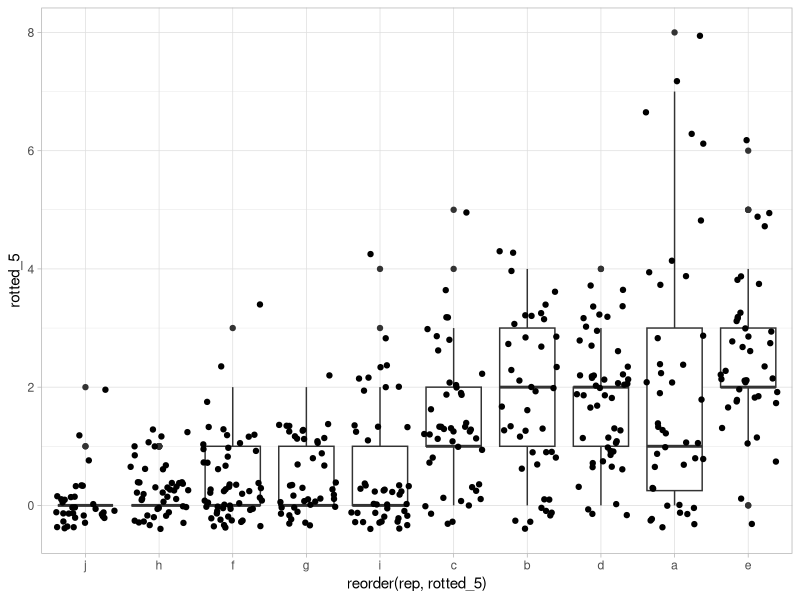

The R script that drew this image: (Note: this script raises an error after producing the figure.)
## ---- chunk 1
knitr::opts_chunk$set(echo = TRUE)
## ---- chunk 2
library(here)
library(tidyverse)
theme_set(theme_light())
## ---- chunk 3
# aggressiveness seed assays
seed_soybean <- read_csv(here("output", "clean_data", "01_seed-aggressiveness-soybean_clean-data.csv"))
seed_corn <- read_csv(here("output", "clean_data", "01_seed-aggressiveness-corn_clean-data.csv"))
# aggressiveness seedling assays
seedling_soybean_agar <- read_csv(here("output", "clean_data", "01_seedling-aggressiveness-soybean-agar_clean-data.csv"))
seedling_soybean_millet <- read_csv(here("output", "clean_data", "01_seedling-aggressiveness-soybean-millet_clean-data.csv"))
# effect of media on pythium growth 
media_soybean <- read_csv(here("output", "clean_data", "01_media-effect-pythium-aggressiveness.csv"))
# fungicide sensitivity
fungicide <- read_csv(here("output", "clean_data", "01-fungicide-sensitivty_clean-data.csv"))

## ---- chunk 4
seed_soybean %>% 
  ggplot(aes(x = reorder(rep, rotted_5), y = rotted_5)) +
  geom_boxplot() + 
  geom_jitter() 
  facet_wrap(vars(rep)) +
  coord_flip()
## ---- chunk 5
# check controls across reps
seed_soybean %>% 
  filter(isolate_id %in% c("PDA control", "Pu control", "Pi control")) %>% 
  ggplot(aes(x = reorder(species, rotted_5), y = rotted_5)) +
  geom_boxplot() + 
  geom_jitter() +
  facet_wrap(vars(rep)) +
  coord_flip()

seed_soybean %>% 
  filter(isolate_id %in% c("PDA control", "Pu control", "Pi control")) %>% 
  ggplot(aes(x = reorder(species, colonized_5), y = colonized_5, color =  species)) +
  geom_jitter() +
  facet_wrap(vars(rep)) 

seed_soybean %>% 
  filter(isolate_id %in% c("PDA control", "Pu control", "Pi control")) %>% 
  ggplot(aes(x = reorder(species, colonized_10), y = colonized_10, color =  species)) +
  geom_jitter() +
  facet_wrap(vars(rep)) 

seed_soybean %>% 
  filter(isolate_id %in% c("PDA control", "Pu control", "Pi control")) %>% 
  ggplot(aes(x = reorder(species, germination_10), y = germination_10, color =  species)) +
  geom_jitter() +
  facet_wrap(vars(rep)) 
## ---- chunk 6
seed_soybean %>% 
  filter(!is.na(germination_10)) %>% 
  ggplot(aes(x = reorder(species, germination_10), y = germination_10)) +
  geom_boxplot() + 
  geom_jitter (alpha = 0.2) +
  coord_flip() +
  facet_wrap(vars(experiment), scales = "free_x") 

seed_soybean %>% 
  filter(!is.na(colonized_5)) %>% 
  ggplot(aes(x = reorder(species, colonized_5), y = colonized_5)) +
  geom_boxplot() + 
  geom_jitter (alpha = 0.2) +
  coord_flip()

seed_soybean %>% 
  filter(!is.na(colonized_10)) %>% 
  ggplot(aes(x = reorder(species, colonized_10), y = colonized_10))+
  geom_boxplot() + 
  geom_jitter (alpha = 0.2) +
  coord_flip() # more differences observed at 10 days

seed_soybean %>% 
  filter(!is.na(rotted_5)) %>% 
  ggplot(aes(x = reorder(species, rotted_5), y = rotted_5)) +
  geom_boxplot() + 
  geom_jitter (alpha = 0.2) +
  coord_flip() # not that informative, probably drop variable
## ---- chunk 7
# focus on day 10 observations
# filter the most aggressive species, no difference it seems
most_agg_species <- c("Pythium ultimum var. ultimum", "Pythium ultimum var. sporangiiferum", 
                       "Pythium aphanidermatum", "Pu control", "Pi control", "Pythium irregulare")

seed_soybean %>% 
  filter(!is.na(colonized_5), 
         species %in% most_agg_species) %>% 
  ggplot(aes(x = reorder(plate_id, colonized_5), y = colonized_5, color = species)) +
  geom_point(stat = "summary") +
  geom_errorbar(stat="summary", fun.data="mean_se", fun.args = list(mult = 1.96), width = 0.2) # no difference at 5 days

seed_soybean %>% 
  filter(!is.na(germination_10), 
         !species %in% most_agg_species) %>% 
  ggplot(aes(x = reorder(plate_id, germination_10), y = germination_10, color = species)) +
  geom_point(stat = "summary") +
  geom_errorbar(stat="summary", fun.data="mean_se", fun.args = list(mult = 1.96), width = 0.2)


seed_soybean %>% 
  filter(!is.na(colonized_10), 
         !species %in% most_agg_species) %>% 
  ggplot(aes(x = reorder(plate_id, colonized_10), y = colonized_10, color = species)) +
  geom_point(stat = "summary") 
## ---- chunk 8
seed_corn %>% 
  filter(isolate_id == "control") %>% 
  ggplot(aes(x = reorder(species, germination_5), y = germination_5)) +
  geom_boxplot() +
  geom_jitter() +
  facet_wrap(vars(run))

seed_soybean %>% 
  filter(isolate_id == "control") %>% 
  ggplot(aes(x = reorder(species, colonized_5), y = colonized_5)) +
  geom_boxplot() +
  geom_jitter() +
  facet_wrap(vars(rep))

seed_corn %>% 
  mutate(dry_weight_g = dry_weight_bag_g - bag_weight_g) %>% 
  filter(isolate_id == "control") %>% 
  ggplot(aes(x = reorder(species, dry_weight_g), y = dry_weight_g)) +
  geom_boxplot() +
  geom_jitter() +
  facet_wrap(vars(rep))
## ---- chunk 9
# distributions
seed_corn %>% 
  ggplot(aes(y = germination_5)) +
  geom_histogram()
  
seed_corn %>% 
  ggplot(aes(y = colonized_5)) +
  geom_histogram()
  
seed_corn %>% 
  mutate(dry_weight_g = dry_weight_bag_g - bag_weight_g) %>% 
  ggplot(aes(y = dry_weight_g)) +
  geom_histogram()

## ---- chunk 10
seed_corn %>%
  filter(!species == "Pi control") %>% 
  ggplot(aes(x = reorder(species, germination_5), y = germination_5)) +
  geom_boxplot() + 
  geom_jitter (alpha = 0.2) +
  coord_flip()

seed_corn %>% 
  filter(!species == "Pi control") %>% 
  ggplot(aes(x = reorder(species, colonized_5), y = colonized_5)) +
  geom_boxplot() + 
  geom_jitter (alpha = 0.2) +
  coord_flip()

seed_corn %>% 
  filter(!species == "Pi control") %>% 
  mutate(dry_weight_g = dry_weight_bag_g - bag_weight_g) %>%  
  filter(!is.na(dry_weight_g)) %>% 
  ggplot(aes(x = reorder(species, dry_weight_g), y = dry_weight_g)) +
  geom_boxplot() + 
  geom_jitter (alpha = 0.2) +
  coord_flip()

# missing: yorkensis, irregulare, acrogynum, acanthophoron
## ---- chunk 11
seed_corn %>% 
  filter(!is.na(germination_5), 
         !species == "Pi control") %>% 
  ggplot(aes(x = reorder(plate_id, germination_5), y = germination_5, color = species)) +
  geom_point(stat = "summary") +
  geom_errorbar(stat="summary", fun.data="mean_se", fun.args = list(mult = 1.96), width = 0.2)


seed_corn %>% 
  filter(!is.na(colonized_5), 
         !species == "Pi control") %>% 
  ggplot(aes(x = reorder(plate_id, colonized_5), y = colonized_5, color = species)) +
  geom_point(stat = "summary") +
  geom_errorbar(stat="summary", fun.data="mean_se", fun.args = list(mult = 1.96), width = 0.2)

seed_corn %>% 
  mutate(dry_weight_g = dry_weight_bag_g - bag_weight_g) %>% 
  filter(!is.na(dry_weight_g), 
         !species == "Pi control") %>% 
  ggplot(aes(x = reorder(plate_id, dry_weight_g), y = dry_weight_g, color = species)) +
  geom_point(stat = "summary") +
  geom_errorbar(stat="summary", fun.data="mean_se", fun.args = list(mult = 1.96), width = 0.2)
## ---- chunk 12
seedling_soybean_agar %>% 
  filter(!is.na(species)) %>% 
  mutate(emergence_bi = case_when(
    emergence == "N" ~ 0, 
    emergence == "Y" ~ 1,
    )) %>% 
  filter(!is.na(emergence_bi)) %>% 
  ggplot(aes(x = reorder(species, emergence_bi), y = emergence_bi)) +
  geom_col() +
  coord_flip() # no idea how to manage this data

seedling_soybean_agar %>%
  filter(!is.na(species), 
         !is.na(plant_mass_g)) %>% 
  ggplot(aes(x = reorder(species, plant_mass_g), y = plant_mass_g)) +
  geom_boxplot() + 
  geom_jitter (alpha = 0.2) +
  coord_flip()

seedling_soybean_agar %>%
   filter(!is.na(species), 
         !is.na(root_mass_g)) %>% 
  ggplot(aes(x = reorder(species, root_mass_g), y = root_mass_g)) +
  geom_boxplot() + 
  geom_jitter (alpha = 0.2) +
  coord_flip()
## ---- chunk 13
media_soybean %>% 
  ggplot(aes(x = reorder(type, germination_5), y = germination_5)) +
  geom_boxplot() +
  geom_jitter() +
  facet_wrap(vars(innocolum), scales = "free_x")

media_soybean %>% 
  ggplot(aes(x = reorder(type, germination_10), y = germination_10)) +
  geom_boxplot() +
  geom_jitter() +
  facet_wrap(vars(innocolum), scales = "free_x")


media_soybean %>% 
  ggplot(aes(x = reorder(type, colonized_5), y = colonized_5)) +
  geom_boxplot() +
  geom_jitter() +
  facet_wrap(vars(innocolum), scales = "free_x")
  
media_soybean %>% 
  ggplot(aes(x = reorder(type, colonized_10), y = colonized_5)) +
  geom_boxplot() +
  geom_jitter() +
  facet_wrap(vars(innocolum), scales = "free_x") # not much difference from day 5

# not using the rotted data, most is missing data
media_soybean %>% 
  ggplot(aes(x = reorder(type, rotted_5), y = rotted_5)) +
  geom_boxplot() +
  geom_jitter() +
  facet_wrap(vars(innocolum), scales = "free_x")
  
media_soybean %>% 
  ggplot(aes(x = reorder(type, rotted_10), y = rotted_5)) +
  geom_boxplot() +
  geom_jitter() +
  facet_wrap(vars(innocolum), scales = "free_x") 
